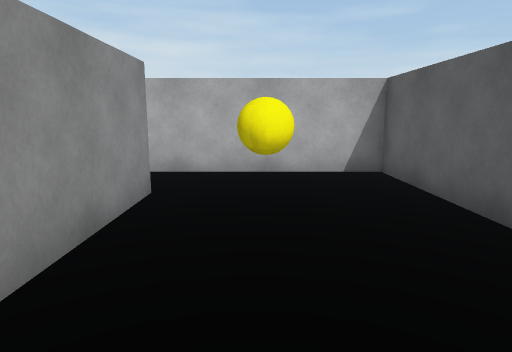
[1] (above)

24 first-person views from a walk through a 3-D level made in the Unity game engine. The camera is 1.2 m above the floor, tilts 10° down and sees 75° across. The floor is counted in squares, 1 m on a side. Each view is taken from the middle of a square. On the plan, view 1 faces up. The plan holds only what a view shows up to about 14 squares ahead; the rest is blank. The place goes on beyond the plan. The player character is not drawn.

[2]
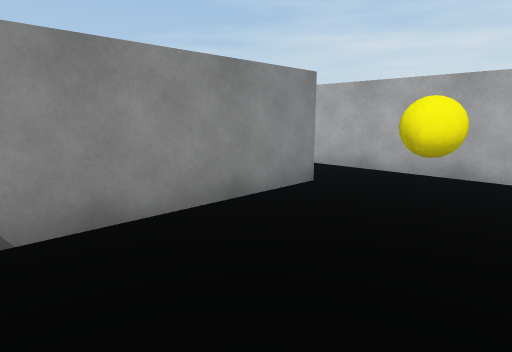

[3]
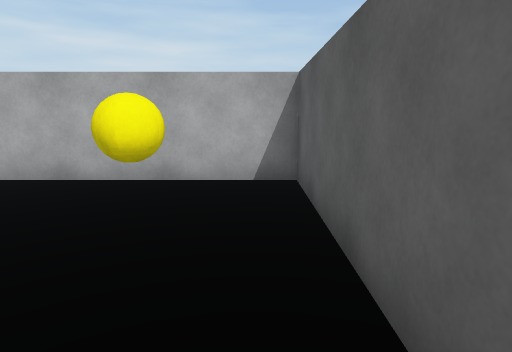

[4]
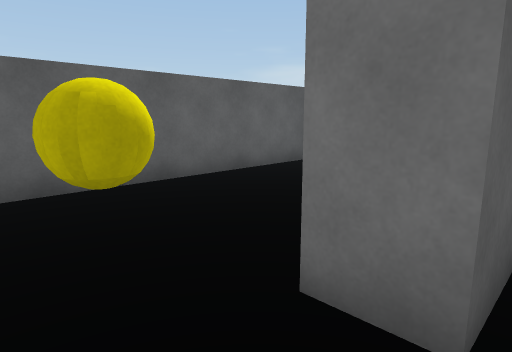

[5]
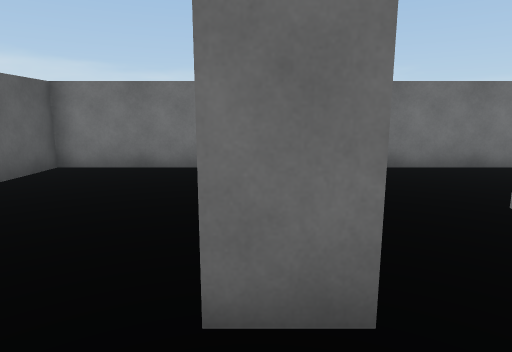

[6]
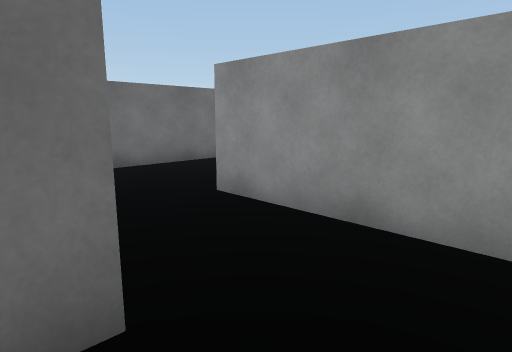

[7]
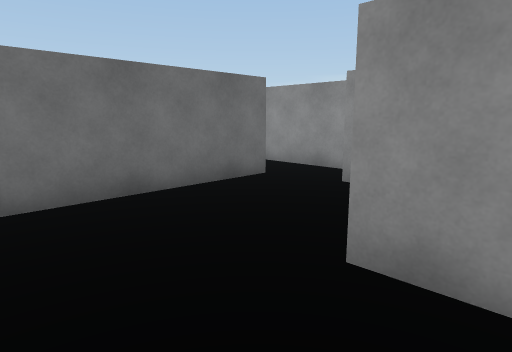

[8]
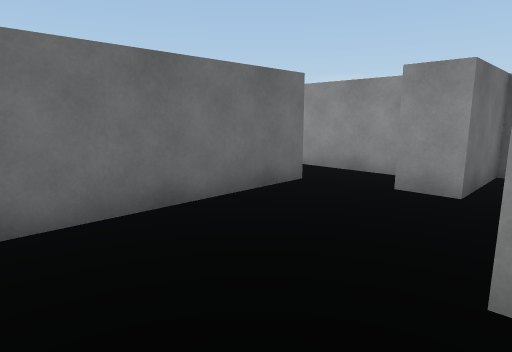

[9]
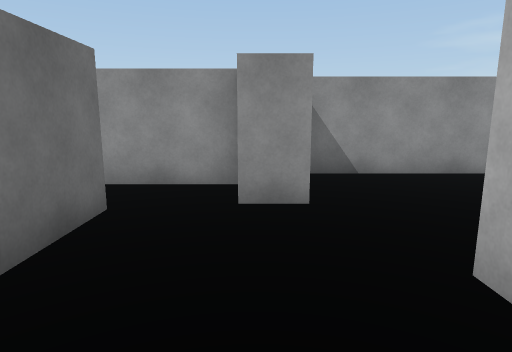

[10]
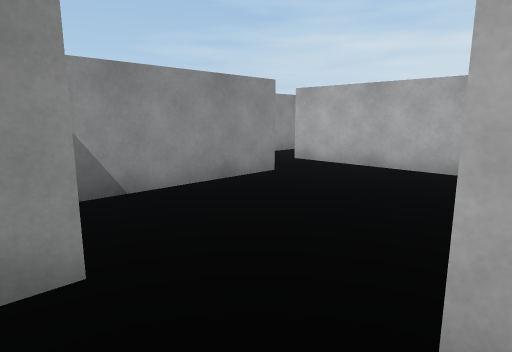

[11]
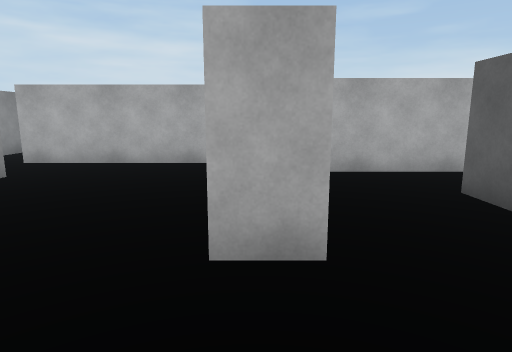

[12]
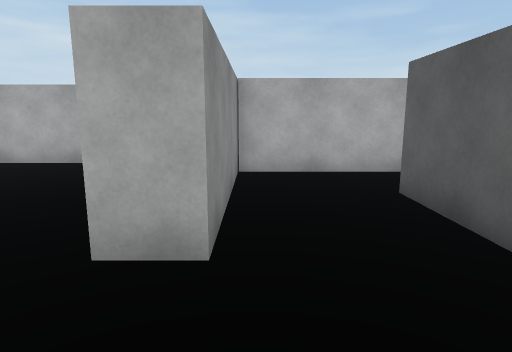

[13]
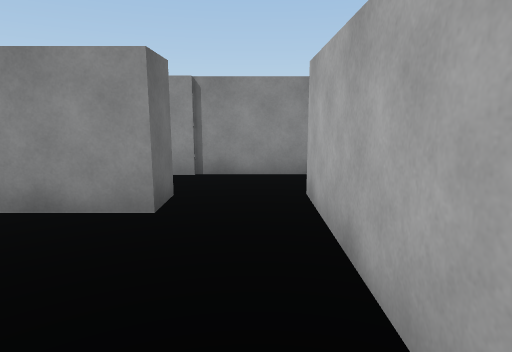

[14]
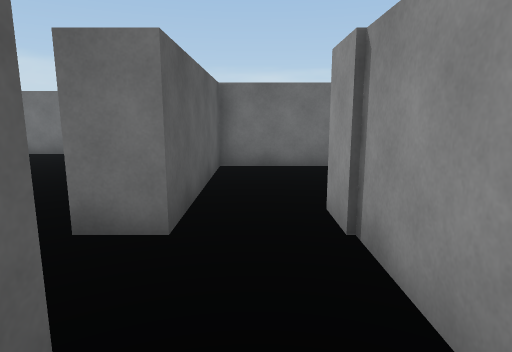

[15]
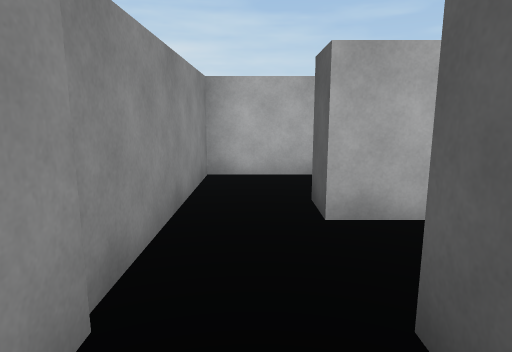

[16]
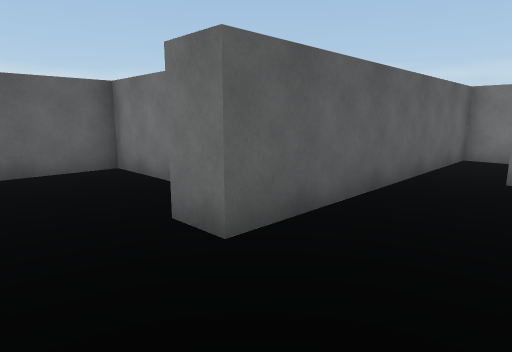

[17]
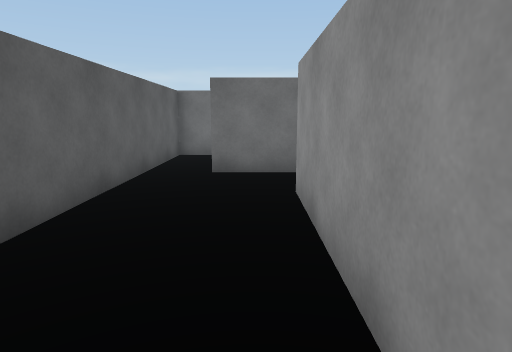

[18]
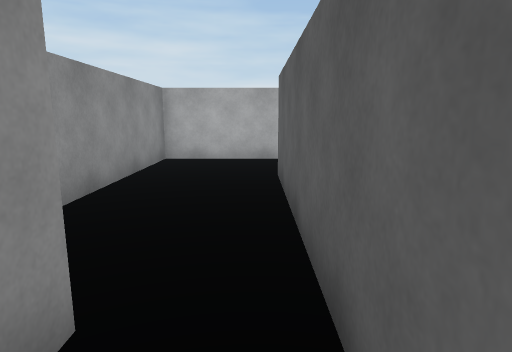

[19]
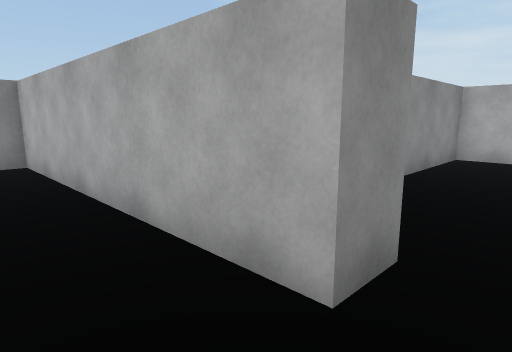

[20]
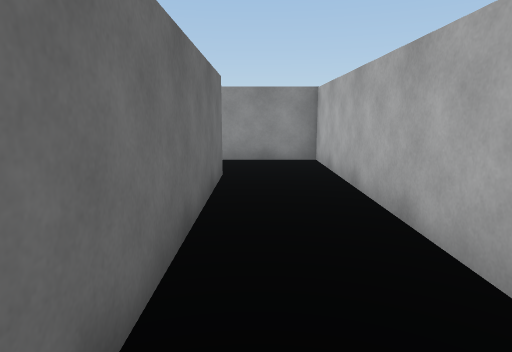

[21]
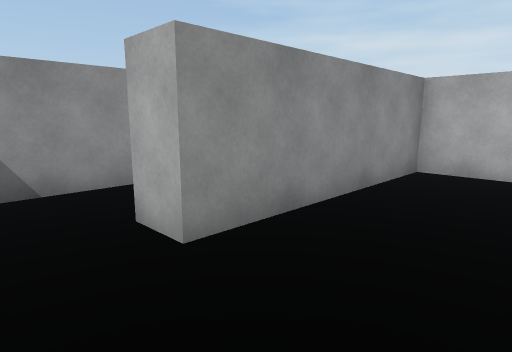

[22]
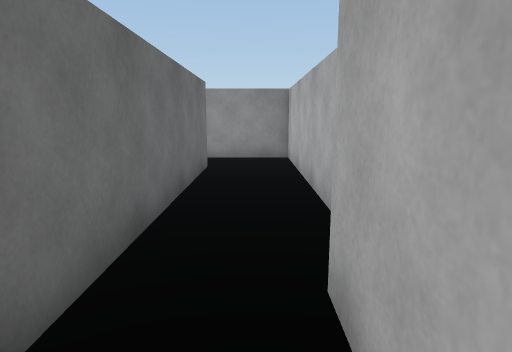

[23]
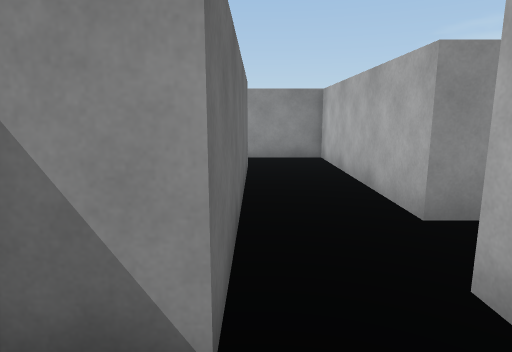

[24]
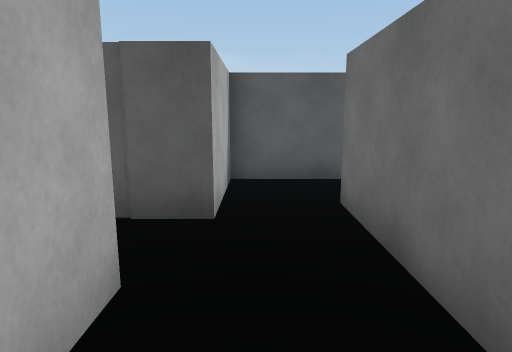

### Floor plan
Points are (right, up) in squares from view 1. A wall is a line through its corners. A room is listed if a view was taken in it or the views show most of it. See-through windows are left out.
Room 1 (views 1, 2, 3, 5, 6)
walls: (-2.7, 5.3) (-1.7, 5.3) (-1.7, 0.4); (-0.6, -1) (2.8, -1) (2.8, 7.4) (-2.4, 7.4)
ways out: opening at (-2, 6.5) to room 2
objects: yellow ball (0, 6)
Room 2 (views 4, 7, 8, 9, 10, 11, 12)
walls: (-2.7, 2.9) (-2.7, 5.3); (-5.4, 7.8) (-5.4, 2.7) (-6.5, 2.7); (-2.4, 7.4) (-5.4, 7.4); (-8.4, -1) (-3.4, -1); (-9.9, 0.8) (-9.9, -2.6)
ways out: opening at (-2, 6.5) to room 1; opening at (-7.7, 2) to room 3; opening at (-9, -1.5)
Room 3 (view 13)
walls: (-11.1, 6.7) (-11.1, 1.8) (-8.6, 1.8) (-8.6, 0.8); (-7.2, 8.8) (-10.4, 8.8)
ways out: opening at (-7.7, 2) to room 2; opening at (-11.5, 7.5) to room 8
Room 4 (views 14, 24)
walls: (-7.8, 12) (-14, 12) (-14, 8.6); (-12.1, 8.8) (-12.1, 9.8) (-5.4, 9.8)
ways out: opening at (-6, 11) to room 7; opening at (-13, 9.5) to room 8; opening at (-7, 12.5)
Room 5 (views 15, 16, 17, 21)
walls: (-14.9, 1.8) (-12.1, 1.8) (-12.1, 5.5); (-17.2, 5.7) (-20.6, 5.7) (-20.6, -0.3); (-21, -2.3) (-19, -2.3) (-19, -3.3); (-17.5, -3.5) (-17.5, 3) (-16.5, 3)
ways out: opening at (-18.5, -3) to room 6; opening at (-13, 6) to room 8; opening at (-21, -1.5)
Room 6 (views 18, 19, 20)
walls: (-25.1, -5.7) (-17.5, -5.7) (-17.5, -3.5); (-19, -3.3) (-27.5, -3.3) (-27.5, -6)
ways out: opening at (-18.5, -3) to room 5; opening at (-26.5, -6)
Room 7 (views 22, 23)
walls: (-5.4, 9.8) (-5.4, 8.8); (-3.6, 9.2) (-3.6, 11.5) (-6.2, 11.5)
ways out: opening at (-6, 11) to room 4
Room 8 (no view inside)
walls: (-12.1, 5.5) (-12.1, 6.7) (-11.1, 6.7); (-10.4, 8.8) (-12.1, 8.8); (-14, 8.6) (-14, 5.6)
ways out: opening at (-11.5, 7.5) to room 3; opening at (-13, 9.5) to room 4; opening at (-13, 6) to room 5

Positions as (right, up) in squares from view 1, and headings:
1: (0, 0), facing up
2: (2, 0), facing up-left
3: (2, 1), facing up
4: (-3, 7), facing down-right
5: (-2, 7), facing down
6: (-2, 7), facing down-left
7: (-3, 4), facing down-left
8: (-3, 3), facing down-left
9: (-4, 1), facing left
10: (-6, 1), facing up-left
11: (-6, 0), facing up
12: (-5, 0), facing up
13: (-7, 8), facing left
14: (-13, 10), facing down
15: (-13, 5), facing up
16: (-20, 5), facing down-right
17: (-20, 5), facing down
18: (-18, -4), facing up
19: (-18, -5), facing up-left
20: (-18, -5), facing left
21: (-18, -2), facing up-left
22: (-4, 11), facing left
23: (-4, 10), facing left
24: (-10, 11), facing right
